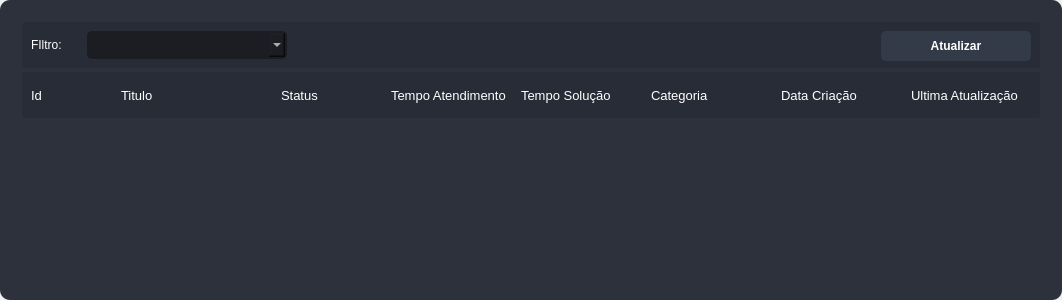
     <widget class="QWidget" name="page">
      <layout class="QHBoxLayout" name="horizontalLayout">
       <property name="spacing">
        <number>0</number>
       </property>
       <property name="leftMargin">
        <number>0</number>
       </property>
       <property name="topMargin">
        <number>0</number>
       </property>
       <property name="rightMargin">
        <number>0</number>
       </property>
       <property name="bottomMargin">
        <number>0</number>
       </property>
       <item>
        <widget class="QWidget" name="widget" native="true">
         <property name="minimumSize">
          <size>
           <width>0</width>
           <height>300</height>
          </size>
         </property>
         <property name="styleSheet">
          <string notr="true">QWidget {
background-color: rgb(44, 49, 60);
	border-radius: 10px;
}

QFrame {
	border: 2px solid rgb(44, 49, 60);
}</string>
         </property>
         <layout class="QVBoxLayout" name="verticalLayout">
          <property name="spacing">
           <number>0</number>
          </property>
          <property name="leftMargin">
           <number>20</number>
          </property>
          <property name="topMargin">
           <number>20</number>
          </property>
          <property name="rightMargin">
           <number>20</number>
          </property>
          <property name="bottomMargin">
           <number>20</number>
          </property>
          <item>
           <widget class="QFrame" name="frame">
            <property name="minimumSize">
             <size>
              <width>100</width>
              <height>50</height>
             </size>
            </property>
            <property name="maximumSize">
             <size>
              <width>16777215</width>
              <height>50</height>
             </size>
            </property>
            <property name="styleSheet">
             <string notr="true">background-color: rgb(39, 44, 54);
border-radius: 5px;</string>
            </property>
            <property name="frameShape">
             <enum>QFrame::StyledPanel</enum>
            </property>
            <property name="frameShadow">
             <enum>QFrame::Raised</enum>
            </property>
            <layout class="QHBoxLayout" name="horizontalLayout_2">
             <item>
              <widget class="QLabel" name="label">
               <property name="minimumSize">
                <size>
                 <width>50</width>
                 <height>0</height>
                </size>
               </property>
               <property name="maximumSize">
                <size>
                 <width>100</width>
                 <height>30</height>
                </size>
               </property>
               <property name="styleSheet">
                <string notr="true">QLabel {
	color: white;
	border:none;
}</string>
               </property>
               <property name="text">
                <string>FIltro:</string>
               </property>
              </widget>
             </item>
             <item>
              <widget class="QComboBox" name="cb_filtro">
               <property name="minimumSize">
                <size>
                 <width>200</width>
                 <height>0</height>
                </size>
               </property>
               <property name="font">
                <font>
                 <family>Segoe UI</family>
                 <pointsize>9</pointsize>
                </font>
               </property>
               <property name="autoFillBackground">
                <bool>false</bool>
               </property>
               <property name="styleSheet">
                <string notr="true">QComboBox{
	background-color: rgb(27, 29, 35);
	border-radius: 5px;
	border: 2px solid rgb(27, 29, 35);
	padding: 5px;
	padding-left: 10px;
	color: rgb(255, 255, 255);
}
QComboBox:hover{
	border: 2px solid rgb(64, 71, 88);
}
QComboBox QAbstractItemView {
	color: rgb(85, 170, 255);	
	background-color: rgb(27, 29, 35);
	padding: 10px;
	selection-background-color: rgb(39, 44, 54);
}</string>
               </property>
               <property name="iconSize">
                <size>
                 <width>16</width>
                 <height>16</height>
                </size>
               </property>
               <property name="frame">
                <bool>true</bool>
               </property>
               <item>
                <property name="text">
                 <string/>
                </property>
               </item>
               <item>
                <property name="text">
                 <string>Em atendimento (atribuído)</string>
                </property>
               </item>
               <item>
                <property name="text">
                 <string>Em atendimento (planejado)</string>
                </property>
               </item>
               <item>
                <property name="text">
                 <string>Pendente</string>
                </property>
               </item>
               <item>
                <property name="text">
                 <string>Solucionado</string>
                </property>
               </item>
               <item>
                <property name="text">
                 <string>Fechado</string>
                </property>
               </item>
              </widget>
             </item>
             <item>
              <spacer name="horizontalSpacer">
               <property name="orientation">
                <enum>Qt::Horizontal</enum>
               </property>
               <property name="sizeHint" stdset="0">
                <size>
                 <width>40</width>
                 <height>20</height>
                </size>
               </property>
              </spacer>
             </item>
             <item>
              <widget class="QPushButton" name="btn_atualizar">
               <property name="minimumSize">
                <size>
                 <width>150</width>
                 <height>50</height>
                </size>
               </property>
               <property name="maximumSize">
                <size>
                 <width>150</width>
                 <height>50</height>
                </size>
               </property>
               <property name="font">
                <font>
                 <weight>75</weight>
                 <bold>true</bold>
                </font>
               </property>
               <property name="styleSheet">
                <string notr="true">QPushButton {
	color: white;
		background-color: rgb(52, 59, 72);
	border:  none;
	margin-bottom: 20px;
}

QPushButton:hover {
	background-color: rgb(57, 65, 80);
	border: 2px solid rgb(61, 70, 86);
}

QPushButton:pressed {
	background-color: rgb(57, 65, 80);
	border: 2px solid rgb(61, 70, 86);
}</string>
               </property>
               <property name="text">
                <string>Atualizar</string>
               </property>
              </widget>
             </item>
            </layout>
           </widget>
          </item>
          <item>
           <widget class="QFrame" name="frame_2">
            <property name="minimumSize">
             <size>
              <width>0</width>
              <height>50</height>
             </size>
            </property>
            <property name="maximumSize">
             <size>
              <width>16777215</width>
              <height>50</height>
             </size>
            </property>
            <property name="styleSheet">
             <string notr="true">background-color: rgb(39, 44, 54);
border-radius: 5px;</string>
            </property>
            <property name="frameShape">
             <enum>QFrame::StyledPanel</enum>
            </property>
            <property name="frameShadow">
             <enum>QFrame::Raised</enum>
            </property>
            <layout class="QHBoxLayout" name="horizontalLayout_3">
             <property name="spacing">
              <number>10</number>
             </property>
             <property name="leftMargin">
              <number>9</number>
             </property>
             <property name="rightMargin">
              <number>9</number>
             </property>
             <item>
              <widget class="QLabel" name="label_2">
               <property name="minimumSize">
                <size>
                 <width>80</width>
                 <height>0</height>
                </size>
               </property>
               <property name="maximumSize">
                <size>
                 <width>80</width>
                 <height>16777215</height>
                </size>
               </property>
               <property name="font">
                <font>
                 <pointsize>10</pointsize>
                </font>
               </property>
               <property name="styleSheet">
                <string notr="true">QLabel{
	color: white;
	border: none
}</string>
               </property>
               <property name="text">
                <string>Id</string>
               </property>
              </widget>
             </item>
             <item>
              <widget class="QLabel" name="label_3">
               <property name="minimumSize">
                <size>
                 <width>150</width>
                 <height>0</height>
                </size>
               </property>
               <property name="maximumSize">
                <size>
                 <width>150</width>
                 <height>16777215</height>
                </size>
               </property>
               <property name="font">
                <font>
                 <pointsize>10</pointsize>
                </font>
               </property>
               <property name="styleSheet">
                <string notr="true">QLabel{
	color: white;
	border: none
}</string>
               </property>
               <property name="text">
                <string>Titulo</string>
               </property>
              </widget>
             </item>
             <item>
              <widget class="QLabel" name="label_6">
               <property name="minimumSize">
                <size>
                 <width>100</width>
                 <height>0</height>
                </size>
               </property>
               <property name="maximumSize">
                <size>
                 <width>100</width>
                 <height>16777215</height>
                </size>
               </property>
               <property name="font">
                <font>
                 <pointsize>10</pointsize>
                </font>
               </property>
               <property name="styleSheet">
                <string notr="true">QLabel{
	color: white;
	border: none
}</string>
               </property>
               <property name="text">
                <string>Status</string>
               </property>
              </widget>
             </item>
             <item>
              <widget class="QLabel" name="label_13">
               <property name="minimumSize">
                <size>
                 <width>120</width>
                 <height>0</height>
                </size>
               </property>
               <property name="maximumSize">
                <size>
                 <width>120</width>
                 <height>16777215</height>
                </size>
               </property>
               <property name="font">
                <font>
                 <pointsize>10</pointsize>
                </font>
               </property>
               <property name="styleSheet">
                <string notr="true">QLabel{
	color: white;
	border: none
}</string>
               </property>
               <property name="text">
                <string>Tempo Atendimento</string>
               </property>
              </widget>
             </item>
             <item>
              <widget class="QLabel" name="label_15">
               <property name="minimumSize">
                <size>
                 <width>120</width>
                 <height>0</height>
                </size>
               </property>
               <property name="maximumSize">
                <size>
                 <width>120</width>
                 <height>16777215</height>
                </size>
               </property>
               <property name="font">
                <font>
                 <pointsize>10</pointsize>
                </font>
               </property>
               <property name="styleSheet">
                <string notr="true">QLabel{
	color: white;
	border: none
}</string>
               </property>
               <property name="text">
                <string>Tempo Solução</string>
               </property>
              </widget>
             </item>
             <item>
              <widget class="QLabel" name="label_5">
               <property name="minimumSize">
                <size>
                 <width>120</width>
                 <height>0</height>
                </size>
               </property>
               <property name="maximumSize">
                <size>
                 <width>120</width>
                 <height>16777215</height>
                </size>
               </property>
               <property name="font">
                <font>
                 <pointsize>10</pointsize>
                </font>
               </property>
               <property name="styleSheet">
                <string notr="true">QLabel{
	color: white;
	border: none
}</string>
               </property>
               <property name="text">
                <string>Categoria</string>
               </property>
              </widget>
             </item>
             <item>
              <widget class="QLabel" name="label_7">
               <property name="minimumSize">
                <size>
                 <width>120</width>
                 <height>0</height>
                </size>
               </property>
               <property name="maximumSize">
                <size>
                 <width>120</width>
                 <height>16777215</height>
                </size>
               </property>
               <property name="font">
                <font>
                 <pointsize>10</pointsize>
                </font>
               </property>
               <property name="styleSheet">
                <string notr="true">QLabel{
	color: white;
	border: none
}</string>
               </property>
               <property name="text">
                <string>Data Criação</string>
               </property>
              </widget>
             </item>
             <item>
              <widget class="QLabel" name="label_8">
               <property name="minimumSize">
                <size>
                 <width>120</width>
                 <height>0</height>
                </size>
               </property>
               <property name="maximumSize">
                <size>
                 <width>120</width>
                 <height>16777215</height>
                </size>
               </property>
               <property name="font">
                <font>
                 <pointsize>10</pointsize>
                </font>
               </property>
               <property name="styleSheet">
                <string notr="true">QLabel{
	color: white;
	border: none
}</string>
               </property>
               <property name="text">
                <string>Ultima Atualização</string>
               </property>
              </widget>
             </item>
            </layout>
           </widget>
          </item>
          <item>
           <widget class="QScrollArea" name="scrollArea">
            <property name="sizePolicy">
             <sizepolicy hsizetype="Expanding" vsizetype="Expanding">
              <horstretch>0</horstretch>
              <verstretch>0</verstretch>
             </sizepolicy>
            </property>
            <property name="styleSheet">
             <string notr="true">QWidget{
	border-radius: 0px;
	border: none
}</string>
            </property>
            <property name="widgetResizable">
             <bool>true</bool>
            </property>
            <widget class="QWidget" name="scrollAreaWidgetContents_2">
             <property name="geometry">
              <rect>
               <x>0</x>
               <y>0</y>
               <width>1060</width>
               <height>429</height>
              </rect>
             </property>
             <property name="sizePolicy">
              <sizepolicy hsizetype="Preferred" vsizetype="Minimum">
               <horstretch>0</horstretch>
               <verstretch>0</verstretch>
              </sizepolicy>
             </property>
             <property name="minimumSize">
              <size>
               <width>0</width>
               <height>0</height>
              </size>
             </property>
             <property name="styleSheet">
              <string notr="true">QScrollArea{
	border-radius: 0px
	background-color: rgb(85, 170, 255);
}</string>
             </property>
             <layout class="QVBoxLayout" name="verticalLayout_2">
              <property name="spacing">
               <number>0</number>
              </property>
              <property name="leftMargin">
               <number>0</number>
              </property>
              <property name="topMargin">
               <number>0</number>
              </property>
              <property name="rightMargin">
               <number>0</number>
              </property>
              <property name="bottomMargin">
               <number>0</number>
              </property>
             </layout>
            </widget>
           </widget>
          </item>
         </layout>
        </widget>
       </item>
      </layout>
     </widget>
